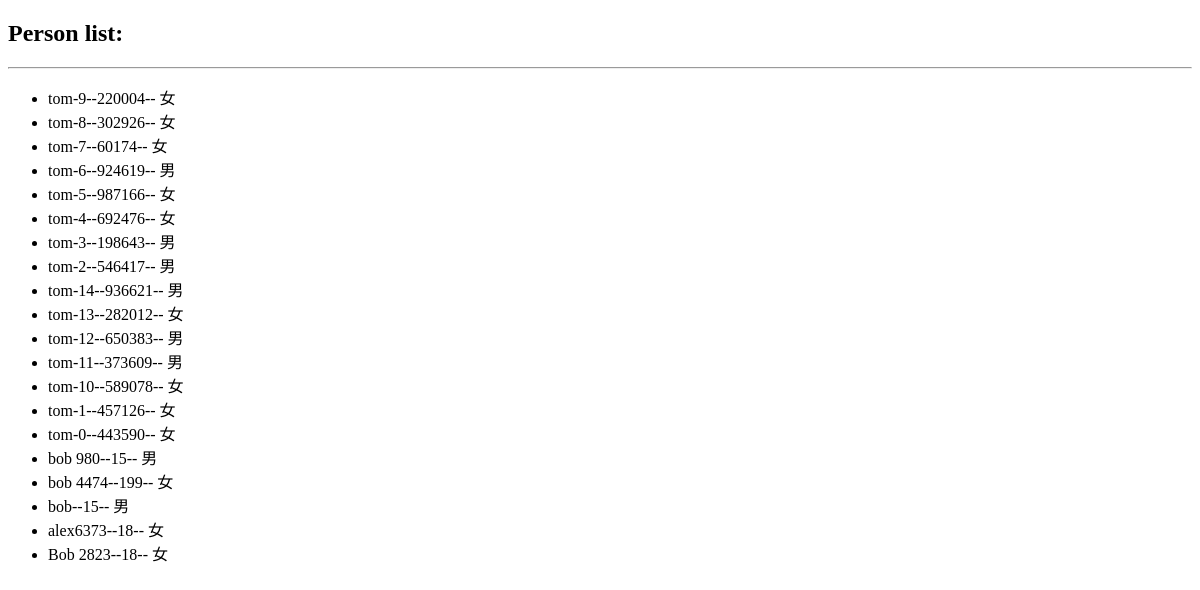
Before: /app/getperson/ with the older database file.
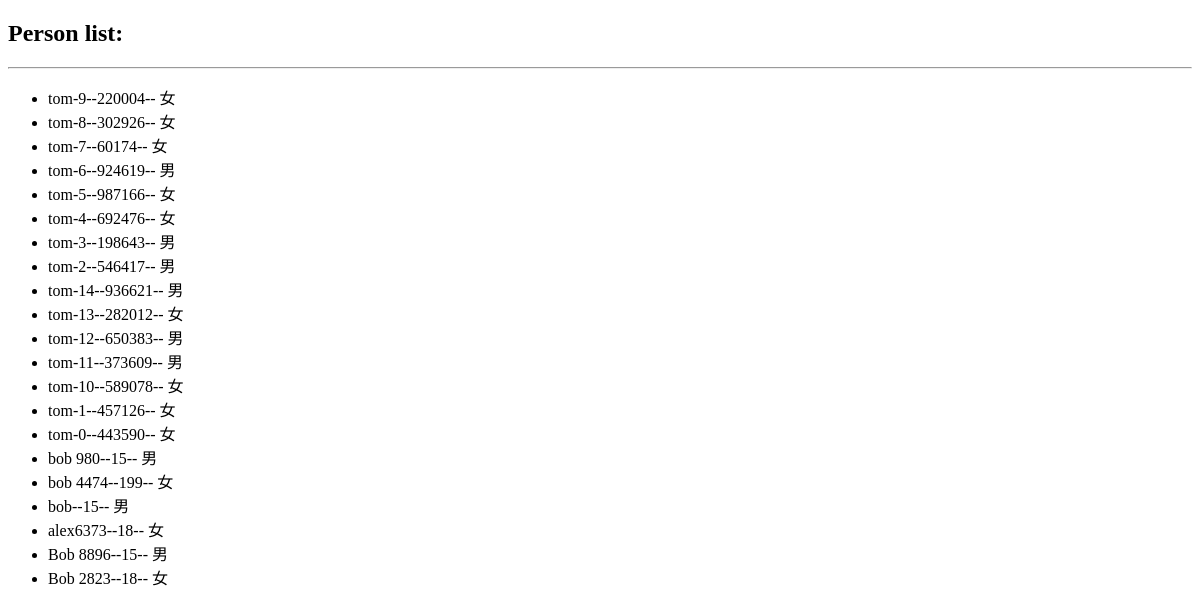
After: the same page with the newer database file.
### App/models.py (models this page shows, shortened)
class Person(models.Model):
    p_name = models.CharField(max_length=32, db_column='name', unique=True)
    p_age = models.IntegerField(db_column='age')
    p_sex = models.BooleanField(db_column="sex")
    p_hobby = models.CharField(max_length=32, null=True, db_column='hobby')
    class Meta:
        db_table = 'People'
        verbose_name = 'ChinaPeople'

### App/views.py (the view)
def get_person(request):
    pe1 = Person.objects.all().order_by("-p_name")
    pe2 = pe1.values()
    print(pe2)
    print(pe2)
    return render(request, "get_P.html", locals())

### templates/get_P.html (shortened to what this page needs)
<!DOCTYPE html>
<html lang="en">
<head>
</head>
<body>
<h2>Person list:</h2>
<hr>
<ul>
    {% for p in pe1 %}
        <li>{{ p.p_name }}--{{ p.p_age }}--
            {% if p.p_sex == True  %}
                男
            {% else %}
                女
            {% endif %}
        </li>
    {% endfor %}
</ul>
</body>
</html>

Changed rows visible on the page:
added Person: p_name "Bob 8896", p_age "15", sex "男"
